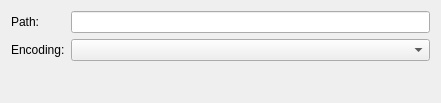
<?xml version="1.0" encoding="UTF-8"?>
<ui version="4.0">
 <class>mdtCsvFileGeneratorFileSettingsWidget</class>
 <widget class="QWidget" name="mdtCsvFileGeneratorFileSettingsWidget">
  <property name="geometry">
   <rect>
    <x>0</x>
    <y>0</y>
    <width>441</width>
    <height>103</height>
   </rect>
  </property>
  <property name="windowTitle">
   <string>Form</string>
  </property>
  <layout class="QFormLayout" name="formLayout">
   <item row="0" column="0">
    <widget class="QLabel" name="lbFilePath">
     <property name="text">
      <string>Path:</string>
     </property>
    </widget>
   </item>
   <item row="0" column="1">
    <widget class="QLineEdit" name="leFilePath"/>
   </item>
   <item row="1" column="0">
    <widget class="QLabel" name="lbFileEncoding">
     <property name="text">
      <string>Encoding:</string>
     </property>
    </widget>
   </item>
   <item row="1" column="1">
    <widget class="QComboBox" name="cbFileEncoding"/>
   </item>
  </layout>
 </widget>
 <resources/>
 <connections/>
</ui>
